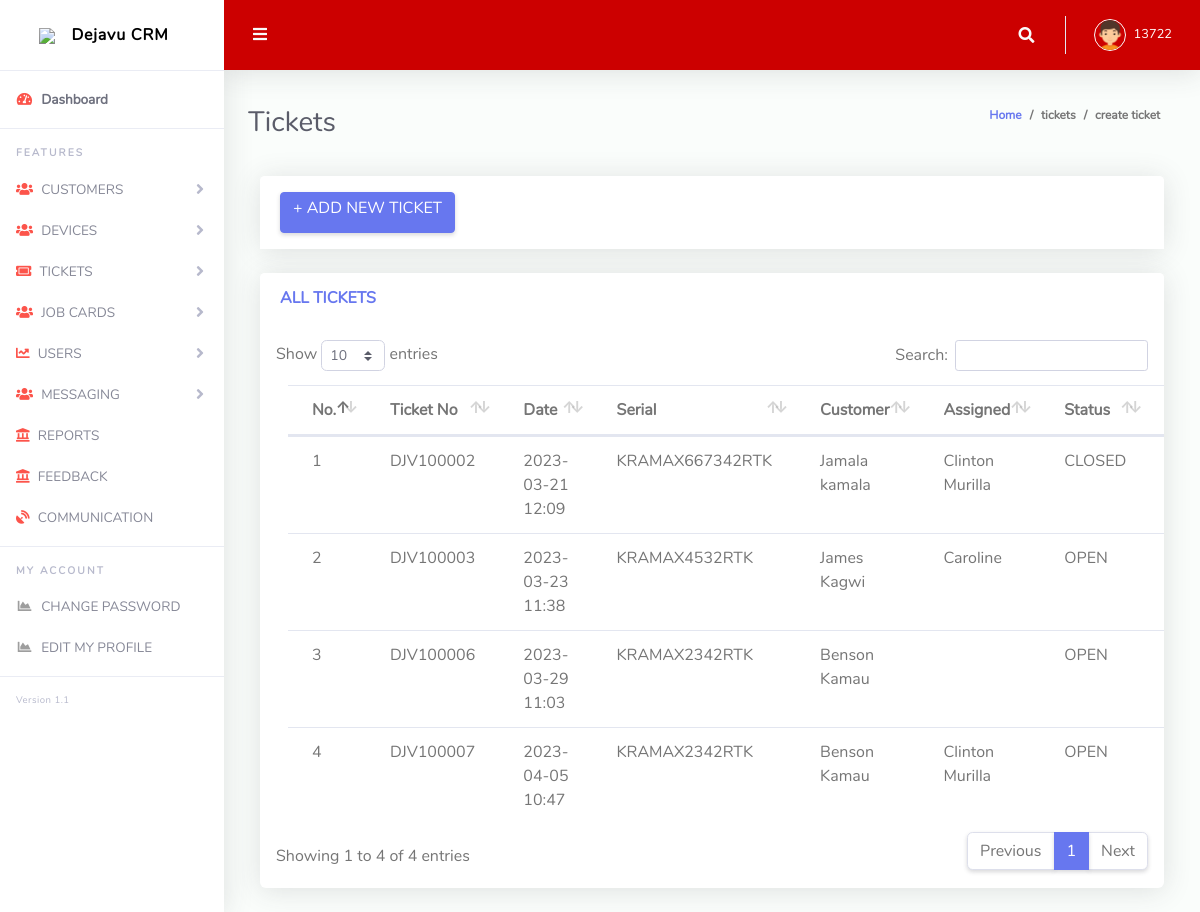
Screenshot of /admin/cticket.php (signed in) with the database file from the repository.
### tables this page shows
CREATE TABLE `insidence` (
  `id` int(11) NOT NULL,
  `dateCreated` datetime(6) NOT NULL,
  `ticketNumber` varchar(20) NOT NULL,
  `cusName` varchar(15) DEFAULT NULL,
  `mobileNumber` varchar(20) DEFAULT NULL,
  `businessName` varchar(50) DEFAULT NULL,
  `serialNumber` longtext DEFAULT NULL,
  `source` varchar(29) DEFAULT NULL,
  `dStatus` varchar(10) NOT NULL DEFAULT current_timestamp(),
  `priority` varchar(20) DEFAULT NULL,
  `complain` longtext DEFAULT NULL,
  `createdBy` varchar(50) NOT NULL DEFAULT 'Active',
  `status` varchar(16) NOT NULL,
  `AssignedTo` varchar(20) NOT NULL,
  `resolvedAt` datetime(6) DEFAULT NULL,
  `resolvedby` varchar(20) NOT NULL,
  `ticketComment` longtext NOT NULL
);

### member.php (called while the page is built, shortened)
<?php
function allTickets()
{
    $db = getConnection();
    $query = "SELECT * FROM `insidence`";
    $result = mysqli_query($db, $query);
    return $result;
}

### admin/cticket.php (the view, shortened to what this page needs)
<?php
require_once($_SERVER['DOCUMENT_ROOT']."/crm/member.php");
$tickets = allTickets();
?>
<!DOCTYPE html>
<html lang="en">
<head>
  <link href="vendor/fontawesome-free/css/all.min.css" rel="stylesheet" type="text/css">
  <link href="vendor/bootstrap/css/bootstrap.min.css" rel="stylesheet" type="text/css">
  <link href="css/ruang-admin.min.css" rel="stylesheet">
  <link href="vendor/datatables/dataTables.bootstrap4.min.css" rel="stylesheet">
</head>
<body id="page-top">
  <div id="wrapper">
    <?php
      include('sidebar.php');
    ?>
    <div id="content-wrapper" class="d-flex flex-column">
      <div id="content">
        <?php
         include('topbar.php');
        ?>
        <div class="container-fluid" id="container-wrapper">
          <div class="d-sm-flex align-items-center justify-content-between mb-4">
            <h1 class="h3 mb-0 text-gray-800">Tickets</h1>
            <ol class="breadcrumb">
              <li class="breadcrumb-item"><a href="./">Home</a></li>
              <li class="breadcrumb-item">tickets</li>
              <li class="breadcrumb-item active" aria-current="page">create ticket</li>
            </ol>
          </div>
          <div class="col-lg-12">
              <div class="card mb-4">
                <div class="card-header py-3 d-flex flex-row align-items-right justify-content-between">
                <a class ="btn btn-primary" href = "aticket.php">
                <h6>+ ADD NEW TICKET</h6>
                </a>
                </div>
              </div>
            </div>
             <div class="col-lg-12">
              <div class="card mb-4">
                <div class="card-header py-3 d-flex flex-row align-items-center justify-content-between">
                  <h6 class="m-0 font-weight-bold text-primary">ALL TICKETS</h6>
                </div>
                <div class="table-responsive p-3">
                  <table class="table align-items-center col-lg-12" id="dataTable">
                    <thead class="">
                      <tr>
                        <th>No.</th>
                        <th>Ticket No</th>
                        <th>Date</th>
                        <th>Serial</th>
                        <th>Customer</th>
                        <th>Assigned</th>
                        <th>Status</th>
                        <th>Edit</th>
                      </tr>
                    </thead>
                         <?php
                              $no=0;
                            foreach($tickets as $row){
                                $dateCreated = substr($row['dateCreated'],0,-10);
                                $TicketNo = $row['ticketNumber'];
                                $CustomerName = $row['cusName'];
                                $serialNumber=$row['serialNumber'];
                                $status=$row['status'];
                                $AssignedTo=$row['AssignedTo'];
                                print " <tr> ";
                                print "<td>"  .++$no ."</td>";
                                print "<td>" .$TicketNo . "</td>";
                                print "<td>" .$dateCreated. "</td>";
                                print "<td>" . $serialNumber. "</td>";
                                print "<td>" .$CustomerName. "</td>";
                                print "<td>" . $AssignedTo. "</td>";
                                print "<td>" . $status. "</td>";
                                print("<td>");
                                print("</td>");
                            }
                        ?>
                  </table>
                </div>
              </div>
            </div>
          </div>
        </div>
      </div>
    </div>
</body>
</html>

### rows the page displays
insidence: ticketNumber "DJV100002", dateCreated "2023-03-21 12:09", serialNumber "KRAMAX667342RTK", cusName "Jamala kamala", AssignedTo "Clinton Murilla", status "CLOSED"
insidence: ticketNumber "DJV100003", dateCreated "2023-03-23 11:38", serialNumber "KRAMAX4532RTK", cusName "James Kagwi", AssignedTo "Caroline", status "OPEN"
insidence: ticketNumber "DJV100006", dateCreated "2023-03-29 11:03", serialNumber "KRAMAX2342RTK", cusName "Benson Kamau", status "OPEN"
insidence: ticketNumber "DJV100007", dateCreated "2023-04-05 10:47", serialNumber "KRAMAX2342RTK", cusName "Benson Kamau", AssignedTo "Clinton Murilla", status "OPEN"

### other values shown
$_SESSION['username'] "13722"
